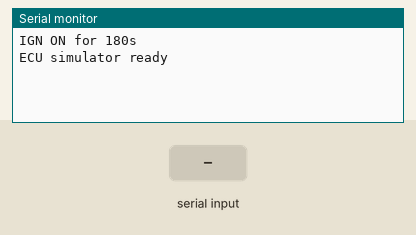
Recording of a program running on a simulated Arduino Uno, built with avr-gcc and run on an emulated ATmega328P. Shown: the last lines printed to the serial monitor. The inputs (shaded band) are chosen by the test bench. Random numbers use the default seed unless the program sets one.

Above: at 1.2 s.
1.3 s: "ign off\n" received over Serial
At 2.5 s:
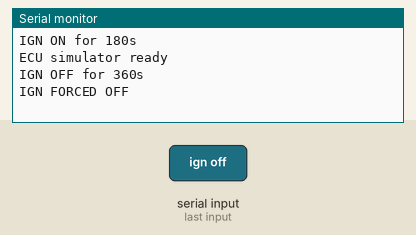
2.8 s: "ign on\n" received over Serial
At 3.7 s:
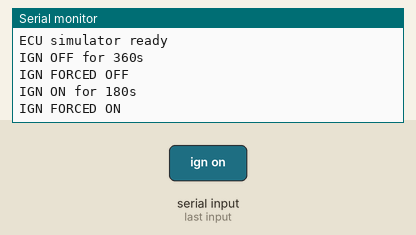
4.3 s: "ign status\n" received over Serial
At 4.8 s:
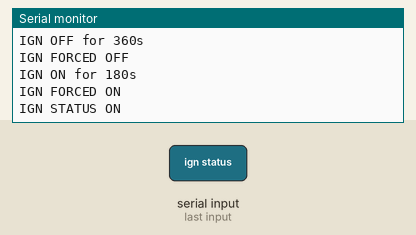
5.8 s: "1\n" received over Serial
At 7.1 s:
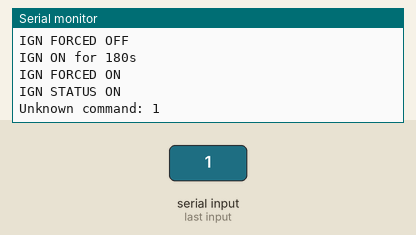

The program:

main.cpp
```cpp
#include <Arduino.h>
#include <SPI.h>
#include <mcp2515.h>

#include "ecu-model.h"
#include "obd-can.h"

namespace {
MCP2515 s_can_controller(10);
char s_command_buffer[32] = {0};
uint8_t s_command_length = 0;

bool parse_duration_s(const char *command, const char *prefix, uint32_t *duration_s) {
  if (command == nullptr || prefix == nullptr || duration_s == nullptr) {
    return false;
  }

  const size_t prefix_len = strlen(prefix);
  if (strncmp(command, prefix, prefix_len) != 0) {
    return false;
  }

  char *end_ptr = nullptr;
  unsigned long parsed = strtoul(command + prefix_len, &end_ptr, 10);
  if (end_ptr == command + prefix_len || *end_ptr != '\0') {
    return false;
  }

  *duration_s = static_cast<uint32_t>(parsed);
  return true;
}

void handle_serial_command(const char *command) {
  if (command == nullptr || command[0] == '\0') {
    return;
  }

  uint32_t duration_s = 0;
  if (parse_duration_s(command, "ign off ", &duration_s)) {
    ecu_model_force_ignition_for(false, duration_s);
    return;
  }

  if (parse_duration_s(command, "ign on ", &duration_s)) {
    ecu_model_force_ignition_for(true, duration_s);
    return;
  }

  if (strcmp(command, "ign off") == 0) {
    ecu_model_force_ignition(false);
    return;
  }

  if (strcmp(command, "ign on") == 0) {
    ecu_model_force_ignition(true);
    return;
  }

  if (strcmp(command, "ign status") == 0) {
    Serial.print(F("IGN STATUS "));
    Serial.print(ecu_model_is_ignition_on() ? F("ON") : F("OFF"));
    if (ecu_model_has_ignition_timer()) {
      Serial.print(F(" timer="));
      Serial.print(ecu_model_ignition_timer_remaining_s());
      Serial.print(F("s next="));
      Serial.print(ecu_model_is_ignition_on() ? F("OFF") : F("ON"));
    }
    Serial.println();
    return;
  }

  Serial.print(F("Unknown command: "));
  Serial.println(command);
}

void poll_serial_commands() {
  while (Serial.available() > 0) {
    char ch = static_cast<char>(Serial.read());
    if (ch == '\r' || ch == '\n') {
      s_command_buffer[s_command_length] = '\0';
      handle_serial_command(s_command_buffer);
      s_command_length = 0;
      s_command_buffer[0] = '\0';
      continue;
    }

    if (ch < 32 || ch > 126) {
      continue;
    }

    if (ch >= 'A' && ch <= 'Z') {
      ch = static_cast<char>(ch - 'A' + 'a');
    }

    if (s_command_length + 1U < sizeof(s_command_buffer)) {
      s_command_buffer[s_command_length++] = ch;
      s_command_buffer[s_command_length] = '\0';
    }
  }
}
}

void setup() {
  Serial.begin(115200);
  ecu_model_begin();
  s_can_controller.reset();
  s_can_controller.setBitrate(CAN_500KBPS, MCP_8MHZ);
  s_can_controller.setNormalMode();
  obd_can_begin(s_can_controller);
  Serial.println(F("ECU simulator ready"));
}

void loop() {
  poll_serial_commands();
  ecu_model_tick();
  obd_can_poll();
}
```

diagnostic-state-model.cpp
```cpp
#include "diagnostic-state-model.h"

namespace {
const fault_profile_t k_fault_profiles[] = {
    {FAULT_KIND_LEAN_CRUISE, 0x0171, 0x0133, 0x0420, 9, 6},
    {FAULT_KIND_MISFIRE_LOAD, 0x0300, 0x0301, 0x0351, 4, 1},
    {FAULT_KIND_CATALYST_EFFICIENCY, 0x0420, 0x0139, 0x0420, -2, 3},
};

bool is_fault_active(const fault_profile_t &profile, const powertrain_state_t &powertrain) {
  if (!powertrain.engine_running) {
    return false;
  }

  switch (profile.kind) {
    case FAULT_KIND_LEAN_CRUISE:
      return powertrain.selector == SELECTOR_POSITION_D && powertrain.gear >= 3 && powertrain.speed_kph >= 45.0f &&
             powertrain.speed_kph <= 90.0f && powertrain.throttle_actual_pct >= 16.0f && powertrain.throttle_actual_pct <= 32.0f;
    case FAULT_KIND_MISFIRE_LOAD:
      return powertrain.selector == SELECTOR_POSITION_D && powertrain.rpm >= 2200.0f && powertrain.throttle_actual_pct >= 42.0f;
    case FAULT_KIND_CATALYST_EFFICIENCY:
    default:
      return powertrain.selector == SELECTOR_POSITION_D && powertrain.runtime_s >= 90UL && powertrain.speed_kph >= 55.0f &&
             powertrain.speed_kph <= 88.0f && powertrain.throttle_actual_pct >= 14.0f && powertrain.throttle_actual_pct <= 30.0f;
  }
}

void update_readiness(diagnostic_state_t &state, const powertrain_state_t &powertrain) {
  const bool warmed_up = powertrain.coolant_c >= 80.0f && powertrain.runtime_s >= 90UL;
  uint8_t spark_incomplete = 0x00;
  if (!warmed_up) {
    spark_incomplete |= 0x20;
  }
  if (!powertrain.engine_running) {
    spark_incomplete |= 0x80;
  }
  if (state.pending && !state.stored) {
    spark_incomplete |= 0x01;
  }
  const uint8_t reported_dtc_count = state.reported_dtc_count > 0x7F ? 0x7F : state.reported_dtc_count;
  state.readiness_bytes[0] = static_cast<uint8_t>((state.mil_on ? 0x80 : 0x00) | reported_dtc_count);
  state.readiness_bytes[1] = static_cast<uint8_t>(((powertrain.engine_running ? 0x00 : 0x01) << 4) | 0x07);
  state.readiness_bytes[2] = 0xE5;
  state.readiness_bytes[3] = spark_incomplete;
}
}  // namespace

uint8_t fault_profile_count() {
  return static_cast<uint8_t>(sizeof(k_fault_profiles) / sizeof(k_fault_profiles[0]));
}

void diagnostic_state_begin(diagnostic_state_t &state, uint8_t profile_index) {
  state = {};
  state.profile = k_fault_profiles[profile_index % fault_profile_count()];
}

void diagnostic_state_tick(diagnostic_state_t &state, const powertrain_state_t &powertrain, uint32_t delta_ms) {
  if (is_fault_active(state.profile, powertrain)) {
    state.active_ms += delta_ms;
  } else if (!state.stored && state.active_ms > 0) {
    const uint32_t decay_ms = delta_ms * 2UL;
    state.active_ms = state.active_ms > decay_ms ? state.active_ms - decay_ms : 0;
  }

  state.pending = state.active_ms >= 6000UL;
  state.stored = state.active_ms >= 18000UL;
  state.secondary_stored = state.active_ms >= 32000UL;
  state.permanent = state.active_ms >= 52000UL;
  state.mil_on = state.stored;
  state.reported_dtc_count = 0;
  if (state.stored) {
    state.reported_dtc_count = state.secondary_stored ? 2 : 1;
  }

  update_readiness(state, powertrain);
}
```

diagnostic-state-model.h
```cpp
#pragma once

#include <Arduino.h>

#include "simulation-state.h"

uint8_t fault_profile_count();
void diagnostic_state_begin(diagnostic_state_t &state, uint8_t profile_index);
void diagnostic_state_tick(diagnostic_state_t &state, const powertrain_state_t &powertrain, uint32_t delta_ms);
```

ecu-model.cpp
```cpp
#include "ecu-model.h"

#include "diagnostic-state-model.h"
#include "driver-input-profile.h"
#include "obd-snapshot-builder.h"
#include "powertrain-state-model.h"

namespace {
constexpr uint32_t k_ignition_on_duration_s = 3UL * 60UL;
constexpr uint32_t k_ignition_off_duration_s = 6UL * 60UL;

const powertrain_config_t &s_config = default_powertrain_config();
ecu_snapshot_t s_snapshot = {};
powertrain_state_t s_powertrain = {};
diagnostic_state_t s_diagnostics = {};
ignition_cycle_state_t s_ignition = {};
uint32_t s_last_tick_ms = 0;
uint32_t s_total_elapsed_ms_accum = 0;
uint32_t s_runtime_ms_accum = 0;
uint32_t s_time_with_mil_ms_accum = 0;
uint32_t s_distance_mm_accum = 0;
uint32_t s_distance_with_mil_mm_accum = 0;

void log_ignition_state(bool ignition_on, uint32_t duration_s) {
  Serial.print(F("IGN "));
  Serial.print(ignition_on ? F("ON") : F("OFF"));
  Serial.print(F(" for "));
  Serial.print(duration_s);
  Serial.println(F("s"));
}

void begin_ignition_state(bool ignition_on, uint32_t now_s) {
  s_ignition.ignition_on = ignition_on;
  s_ignition.started_s = now_s;
  s_ignition.duration_s = ignition_on ? k_ignition_on_duration_s : k_ignition_off_duration_s;
  s_runtime_ms_accum = 0;
  s_powertrain.runtime_s = 0;
  if (ignition_on) {
    s_ignition.drive_started_s = now_s;
    diagnostic_state_begin(s_diagnostics, static_cast<uint8_t>(random(0, fault_profile_count())));
  }
  log_ignition_state(ignition_on, s_ignition.duration_s);
}

void maybe_complete_forced_cycle(uint32_t now_s) {
  if (!s_ignition.forced_cycle_active || now_s < s_ignition.forced_cycle_deadline_s) {
    return;
  }

  const bool return_state = s_ignition.forced_cycle_return_state;
  s_ignition.forced_cycle_active = false;
  s_ignition.forced_cycle_deadline_s = 0;
  begin_ignition_state(return_state, now_s);
}

void maybe_flip_ignition_state(uint32_t now_s) {
  if (s_ignition.forced_cycle_active) {
    return;
  }
  if (now_s - s_ignition.started_s < s_ignition.duration_s) {
    return;
  }
  begin_ignition_state(!s_ignition.ignition_on, now_s);
}

void update_counters(uint32_t delta_ms) {
  const uint32_t distance_delta_mm = static_cast<uint32_t>((s_powertrain.speed_kph * static_cast<float>(delta_ms) * 1000.0f) / 3600.0f);

  s_total_elapsed_ms_accum += delta_ms;
  s_powertrain.total_elapsed_s = s_total_elapsed_ms_accum / 1000UL;
  if (s_powertrain.engine_running) {
    s_runtime_ms_accum += delta_ms;
    s_distance_mm_accum += distance_delta_mm;
  }
  if (s_powertrain.engine_running && s_diagnostics.mil_on) {
    s_time_with_mil_ms_accum += delta_ms;
    s_distance_with_mil_mm_accum += distance_delta_mm;
  }

  s_powertrain.runtime_s = s_runtime_ms_accum / 1000UL;
  s_powertrain.time_with_mil_s = s_time_with_mil_ms_accum / 1000UL;
  s_powertrain.distance_m = s_distance_mm_accum / 1000UL;
  s_powertrain.distance_with_mil_m = s_distance_with_mil_mm_accum / 1000UL;
  if (s_powertrain.fuel_level_pct > 8.0f && s_powertrain.engine_running) {
    s_powertrain.fuel_level_pct -= (static_cast<float>(delta_ms) / 1000.0f) * 0.0009f;
  }
}
}  // namespace

void ecu_model_begin() {
  randomSeed(static_cast<unsigned long>(analogRead(A0) ^ micros()));
  powertrain_state_begin(s_powertrain);
  diagnostic_state_begin(s_diagnostics, 0);
  begin_ignition_state(true, 0);
  build_obd_snapshot(s_snapshot, s_powertrain, s_diagnostics);
}

void ecu_model_tick() {
  const uint32_t now_ms = millis();
  if (s_last_tick_ms == 0) {
    s_last_tick_ms = now_ms;
    return;
  }

  const uint32_t raw_delta_ms = now_ms - s_last_tick_ms;
  const uint32_t delta_ms = raw_delta_ms < 250UL ? raw_delta_ms : 250UL;
  const uint32_t now_s = now_ms / 1000UL;
  s_last_tick_ms = now_ms;

  maybe_complete_forced_cycle(now_s);
  maybe_flip_ignition_state(now_s);

  const uint32_t drive_elapsed_s = s_ignition.ignition_on ? now_s - s_ignition.drive_started_s : 0;
  const driver_command_t command = resolve_driver_command(drive_elapsed_s);
  powertrain_state_tick(s_powertrain, s_config, command, s_ignition.ignition_on, delta_ms);
  diagnostic_state_tick(s_diagnostics, s_powertrain, delta_ms);
  update_counters(delta_ms);
  build_obd_snapshot(s_snapshot, s_powertrain, s_diagnostics);
}

void ecu_model_force_ignition(bool ignition_on) {
  s_ignition.forced_cycle_active = false;
  s_ignition.forced_cycle_deadline_s = 0;
  begin_ignition_state(ignition_on, millis() / 1000UL);
  Serial.print(F("IGN FORCED "));
  Serial.println(ignition_on ? F("ON") : F("OFF"));
}

void ecu_model_force_ignition_for(bool ignition_on, uint32_t duration_s) {
  if (duration_s == 0) {
    ecu_model_force_ignition(ignition_on);
    return;
  }

  const uint32_t now_s = millis() / 1000UL;
  const bool return_state = s_ignition.ignition_on;
  begin_ignition_state(ignition_on, now_s);
  s_ignition.forced_cycle_active = true;
  s_ignition.forced_cycle_return_state = return_state;
  s_ignition.forced_cycle_deadline_s = now_s + duration_s;

  Serial.print(F("IGN FORCED "));
  Serial.print(ignition_on ? F("ON") : F("OFF"));
  Serial.print(F(" for "));
  Serial.print(duration_s);
  Serial.print(F("s then "));
  Serial.println(s_ignition.forced_cycle_return_state ? F("ON") : F("OFF"));
}

bool ecu_model_is_ignition_on() {
  return s_ignition.ignition_on;
}

bool ecu_model_has_ignition_timer() {
  return s_ignition.forced_cycle_active;
}

uint32_t ecu_model_ignition_timer_remaining_s() {
  if (!s_ignition.forced_cycle_active) {
    return 0;
  }

  const uint32_t now_s = millis() / 1000UL;
  if (now_s >= s_ignition.forced_cycle_deadline_s) {
    return 0;
  }
  return s_ignition.forced_cycle_deadline_s - now_s;
}

const ecu_snapshot_t &ecu_model_get() {
  return s_snapshot;
}
```

ecu-model.h
```cpp
#pragma once

#include <Arduino.h>

struct obd_dtc_bucket_t {
  uint16_t codes[3];
  uint8_t count;
};

struct ecu_snapshot_t {
  bool engine_running;
  bool mil_on;
  uint8_t reported_dtc_count;
  uint8_t readiness_bytes[4];
  uint8_t fuel_system_status_a;
  uint8_t fuel_system_status_b;
  int8_t short_trim_bank1_pct;
  int8_t long_trim_bank1_pct;
  int8_t short_trim_bank2_pct;
  int8_t long_trim_bank2_pct;
  uint8_t engine_load_pct;
  uint8_t coolant_c;
  uint16_t fuel_pressure_kpa;
  uint8_t intake_kpa;
  uint16_t rpm;
  uint8_t speed_kph;
  int8_t timing_advance_deg;
  int8_t intake_air_c;
  uint16_t maf_centigrams_per_s;
  uint8_t throttle_pct;
  uint8_t obd_standard;
  uint16_t run_time_s;
  uint16_t distance_with_mil_km;
  uint8_t fuel_level_pct;
  uint16_t distance_since_clear_km;
  uint8_t barometric_kpa;
  uint16_t control_module_mv;
  int8_t ambient_air_c;
  uint8_t abs_throttle_b_pct;
  uint8_t commanded_throttle_pct;
  uint16_t time_with_mil_s;
  uint16_t time_since_clear_min;
  uint8_t ethanol_pct;
  int16_t oil_temp_c;
  uint16_t fuel_rate_centiliters_per_h;
  obd_dtc_bucket_t stored_dtc;
  obd_dtc_bucket_t pending_dtc;
  obd_dtc_bucket_t permanent_dtc;
};

void ecu_model_begin();
void ecu_model_tick();
void ecu_model_force_ignition(bool ignition_on);
void ecu_model_force_ignition_for(bool ignition_on, uint32_t duration_s);
bool ecu_model_is_ignition_on();
bool ecu_model_has_ignition_timer();
uint32_t ecu_model_ignition_timer_remaining_s();
const ecu_snapshot_t &ecu_model_get();
```

obd-can.h
```cpp
#pragma once

#include <Arduino.h>
#include <mcp2515.h>

void obd_can_begin(MCP2515 &can_controller);
void obd_can_poll();
```

obd-snapshot-builder.h
```cpp
#pragma once

#include "ecu-model.h"
#include "simulation-state.h"

void build_obd_snapshot(ecu_snapshot_t &snapshot,
                        const powertrain_state_t &powertrain,
                        const diagnostic_state_t &diagnostic);
```

powertrain-state-model.h
```cpp
#pragma once

#include <Arduino.h>

#include "simulation-state.h"

const powertrain_config_t &default_powertrain_config();
void powertrain_state_begin(powertrain_state_t &state);
void powertrain_state_tick(powertrain_state_t &state,
                           const powertrain_config_t &config,
                           const driver_command_t &command,
                           bool ignition_on,
                           uint32_t delta_ms);
```

simulation-state.h
```cpp
#pragma once

#include <Arduino.h>

enum selector_position_t : uint8_t {
  SELECTOR_POSITION_P = 0,
  SELECTOR_POSITION_R,
  SELECTOR_POSITION_N,
  SELECTOR_POSITION_D,
};

enum drive_intent_t : uint8_t {
  DRIVE_INTENT_PARKED = 0,
  DRIVE_INTENT_REVERSE,
  DRIVE_INTENT_NEUTRAL_IDLE,
  DRIVE_INTENT_BRAKE_HOLD,
  DRIVE_INTENT_CREEP,
  DRIVE_INTENT_ACCEL,
  DRIVE_INTENT_CRUISE,
  DRIVE_INTENT_KICKDOWN,
  DRIVE_INTENT_DECEL,
  DRIVE_INTENT_STOP,
};

struct powertrain_config_t {
  float gear_ratios[4];
  float reverse_ratio;
  float final_drive;
  float tire_circumference_m;
  uint16_t idle_rpm_cold;
  uint16_t idle_rpm_hot;
  uint16_t loaded_idle_rpm_cold;
  uint16_t loaded_idle_rpm_hot;
  uint16_t redline_rpm;
  uint16_t shift_inhibit_ms;
  uint8_t creep_target_kph;
  float converter_slip_base_rpm;
  float converter_slip_gain_rpm;
  float converter_slip_decay;
  float converter_slip_min_rpm;
  float converter_slip_max_rpm;
  float closed_throttle_drag_by_gear[4];
  uint8_t upshift_kph[4][3];
  uint8_t downshift_kph[4][3];
};

struct driver_command_t {
  selector_position_t selector;
  drive_intent_t intent;
  float throttle_pct;
  float brake_pct;
  float target_speed_kph;
  bool hold_stopped;
};

struct ignition_cycle_state_t {
  bool ignition_on;
  uint32_t started_s;
  uint32_t duration_s;
  uint32_t drive_started_s;
  bool forced_cycle_active;
  bool forced_cycle_return_state;
  uint32_t forced_cycle_deadline_s;
};

struct powertrain_state_t {
  bool engine_running;
  selector_position_t selector;
  drive_intent_t intent;
  uint8_t gear;
  float speed_kph;
  float rpm;
  float throttle_demand_pct;
  float throttle_actual_pct;
  float brake_pct;
  float converter_slip_rpm;
  float coolant_c;
  float oil_temp_c;
  float intake_air_c;
  float ambient_air_c;
  float fuel_level_pct;
  uint16_t barometric_kpa;
  uint16_t control_module_mv;
  uint16_t fuel_pressure_kpa;
  uint32_t shift_inhibit_remaining_ms;
  uint32_t runtime_s;
  uint32_t time_with_mil_s;
  uint32_t distance_m;
  uint32_t distance_with_mil_m;
  uint32_t total_elapsed_s;
};

enum fault_kind_t : uint8_t {
  FAULT_KIND_LEAN_CRUISE = 0,
  FAULT_KIND_MISFIRE_LOAD,
  FAULT_KIND_CATALYST_EFFICIENCY,
};

struct fault_profile_t {
  fault_kind_t kind;
  uint16_t primary_code;
  uint16_t secondary_code;
  uint16_t permanent_code;
  int8_t short_trim_pct;
  int8_t long_trim_pct;
};

struct diagnostic_state_t {
  fault_profile_t profile;
  uint32_t active_ms;
  bool pending;
  bool stored;
  bool permanent;
  bool secondary_stored;
  bool mil_on;
  uint8_t reported_dtc_count;
  uint8_t readiness_bytes[4];
};
```

driver-input-profile.h
```cpp
#pragma once

#include <Arduino.h>

#include "simulation-state.h"

driver_command_t resolve_driver_command(uint32_t drive_elapsed_s);
```

Source omitted: obd-can.cpp (7066 bytes), obd-snapshot-builder.cpp (6210 bytes), powertrain-state-model.cpp (8921 bytes), driver-input-profile.cpp (2202 bytes)

Measured:
- after the input at 1.3 s, the serial monitor: prints a new line at once (image 1)
- after the input at 2.8 s, the serial monitor: prints a new line at once (image 2)
- after the input at 4.3 s, the serial monitor: prints a new line at once (image 3)
- after the input at 5.8 s, the serial monitor: prints a new line at once (image 4)
